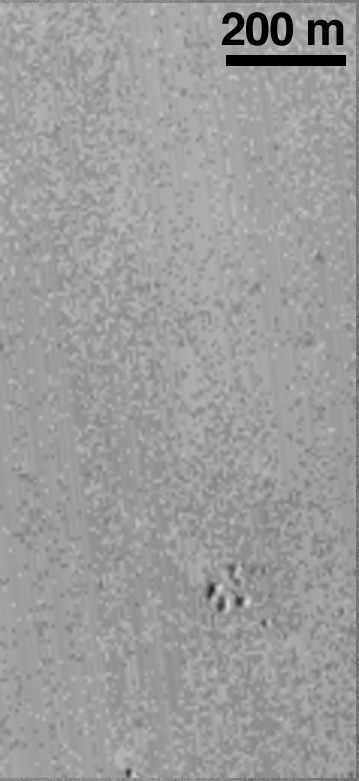
#> input picture questoes_aula/Mars_Reconnaissance_11.tif, 359 x 781 px, found by its file name
$ python 01_Questao_Aula.py
#> lines starting #> are read from the running program, lines starting #| are printed output that depends on the picture; after the words box and inside, x2 and y2 are one past the last pixel; in counts of white or black regions, pixels touching at a corner belong together; long printed decimals are rounded
# -*- coding: utf-8 -*-

from scipy import ndimage
import imageio
import matplotlib.pyplot as plt
import numpy


# Utilização do modulo imageio para ler as imagens
mars1 = imageio.imread('Z:\DRPI\questoes_aula\Mars_Reconnaissance_11.tif')
#> mars1 is the input picture: shape (781, 359); min 0, max 216, mean 155.9
mars2 = imageio.imread('Z:\DRPI\questoes_aula\Mars_Reconnaissance_22.tif')
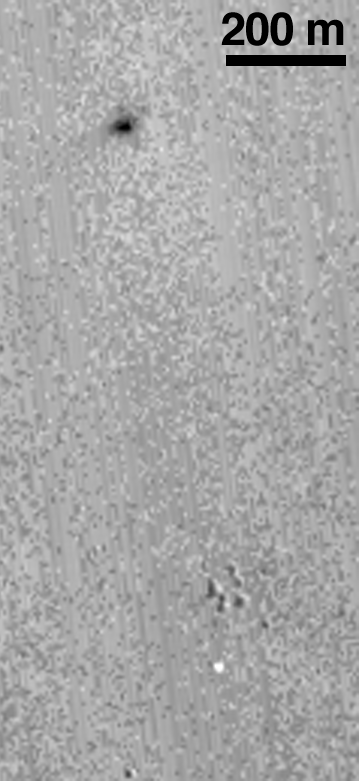
#> input picture questoes_aula/Mars_Reconnaissance_22.tif, 359 x 781 px, found by its file name
#> mars2 is the input picture: shape (781, 359); min 0, max 255, mean 167.5


def sub_img(img1, img2):
    """
    :param img1: A primeira imagem .tif para a subtração
    :param img2: A segunda imagem .tif para a subtração
    :return: sub, parametro do tipo float(resultados da subtração mais realce)
    """
    sub = abs(img2.astype(float) - img1.astype(float)) > 87 # Operação Aritmetica e realce
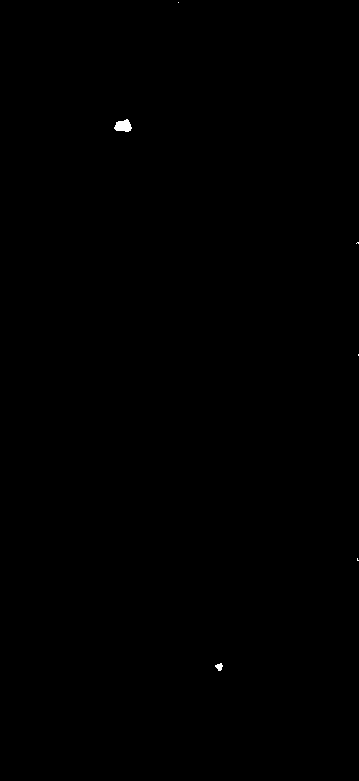
#> sub: shape (781, 359) bool; 0.08% white; 6 white regions (4 under 20 px), largest, box (x1, y1, x2, y2) and area: (114, 119, 132, 132) 164, (215, 663, 223, 671) 41

    return sub

# Codigo disponibilizado no enunciado
D = sub_img(mars1, mars2)
ee = ndimage.generate_binary_structure(2,2)
L,n = ndimage.measurements.label(D,ee)
#> L: shape (781, 359) int32; 7 distinct labels, from 0 to 6
#> n = 6
cm = ndimage.measurements.center_of_mass(D, L, [1,2])
#> cm = [(2, 178), (125.6, 122.9)]

distance = numpy.sqrt(sum([numpy.absolute((a - b)) ** 2 for a, b in zip(cm[1], cm[0])])) # Distancia euclidiana
#> distance = 135.4


if __name__ == '__main__':

    # Plot e print do resultado
    result1 = sub_img(mars1, mars2)
    plt.interactive(False)
    plt.imshow(result1, 'gray')
    plt.title('Marcadores')
    plt.axis('off')
    plt.show()
    print('Distancia entre os pontos: ',distance)
#| Distancia entre os pontos:  135.360
